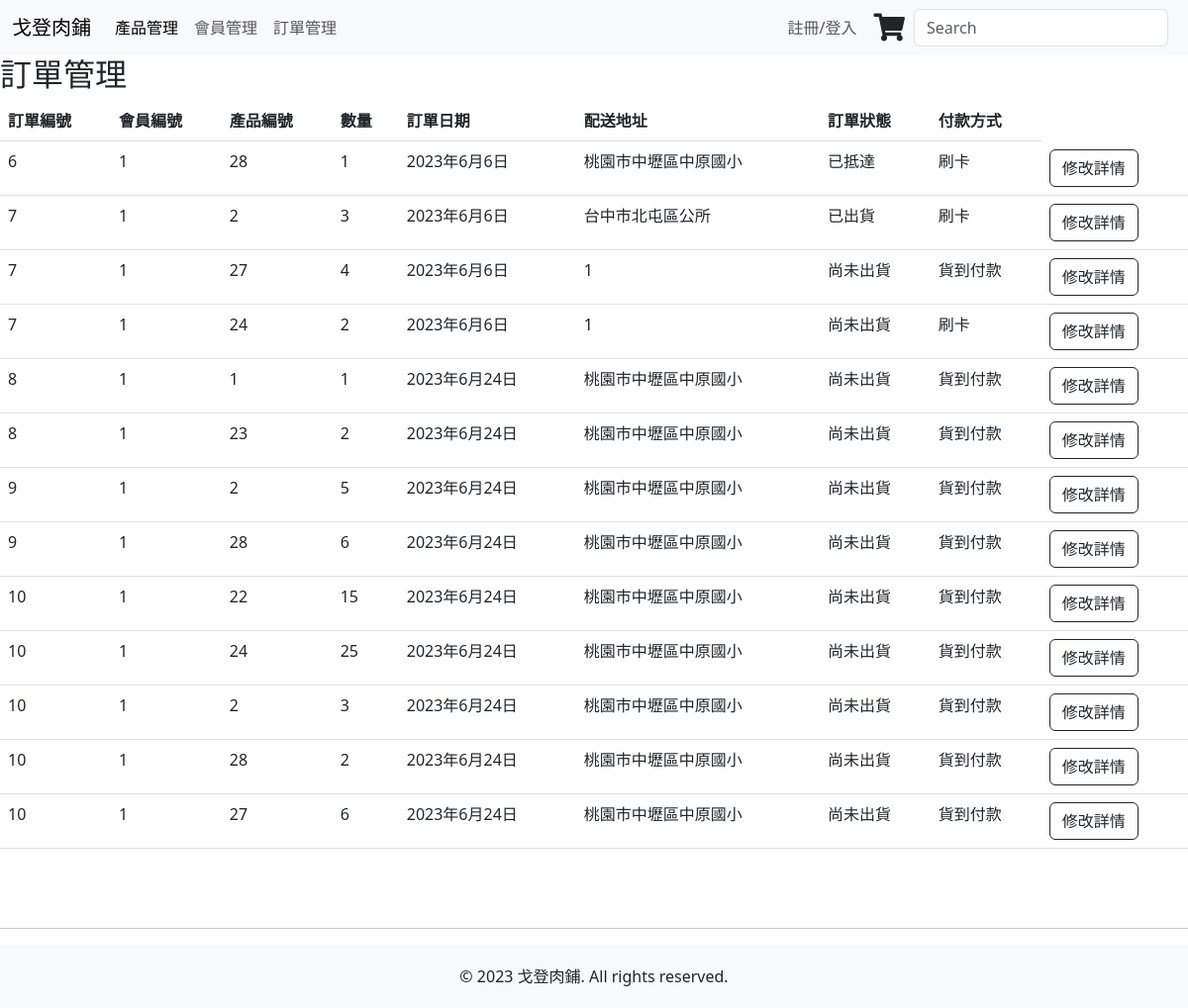
The app's page /orders_view/, older data.
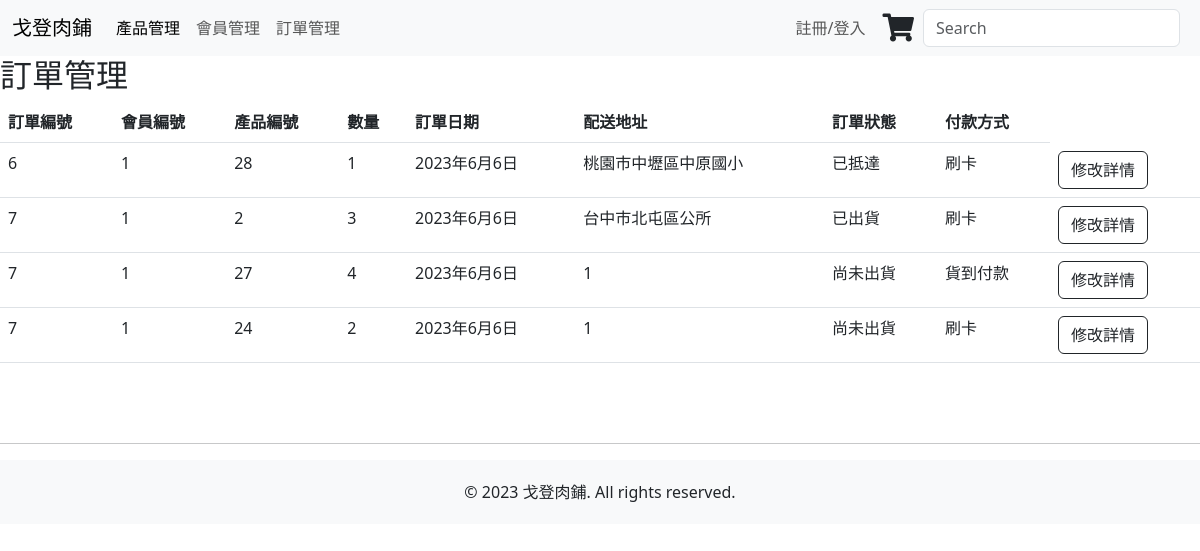
The same page, newer data.
### mywebsite/models.py (models this page shows)
class order_detail(models.Model):
    PAYMENT_METHOD_CHOICES = [
        ('COD', '貨到付款'),
        ('CC', '刷卡'),
        ('CVS', '超商'),
    ]
    ORDER_STATUS_CHOICES = [
        ('NOT_SHIPPED', '尚未出貨'),
        ('SHIPPED', '已出貨'),
        ('ARRIVED', '已抵達'),
    ]
    ODID = models.AutoField('訂單明細編號', primary_key=True)
    OID = models.CharField('訂單編號', max_length=1000)
    MID = models.CharField('會員編號', max_length=1000)
    PID = models.CharField('產品編號', max_length=1000)
    PNUM = models.IntegerField('數量')
    ODate = models.DateField('訂單日期', auto_now_add=True)
    OAddr = models.CharField('配送地址', max_length=100)
    OStatus = models.CharField('訂單狀態',max_length=12, choices=ORDER_STATUS_CHOICES, default='NOT_SHIPPED')
    OPayment = models.CharField('付款方式',max_length=3, choices=PAYMENT_METHOD_CHOICES, default='COD')

### mywebsite/views.py (the view)
# urls.py: path('orders_view/', views.orders_view),
def orders_view(request):
    ord = order_detail.objects.all()
    return render(request, 'orders_page.html', locals())

### templates/orders_page.html (shortened to what the changed rows need)
<!DOCTYPE html>
<html>
<head>
    <head>
        <link href="https://cdn.jsdelivr.net/npm/bootstrap@5.3.0-alpha3/dist/css/bootstrap.min.css" rel="stylesheet">
        {% load static %}
        <link href="{% static 'css/styles.css'%}" rel="stylesheet" />
        <link rel="stylesheet" href="https://use.fontawesome.com/releases/v5.6.3/css/all.css"
>
    </head>
</head>
<body>
    <main>
        <div id = "order">
            <h2>訂單管理</h2>
            <table class="table">
                <thead>
                  <tr>
                    <th>訂單編號</th>
                    <th>會員編號</th>
                    <th>產品編號</th>
                    <th>數量</th>
                    <th>訂單日期</th>
                    <th>配送地址</th>
                    <th>訂單狀態</th>
                    <th>付款方式</th>
                  </tr>
                </thead>
                <tbody>
                  {% for o in ord %}
                  <tr>
                    <form action="/or_e_view/" method = "POST">{% csrf_token %}
                      <td>{{ o.OID }}</td>
                      <td>{{ o.MID }}</td>
                      <td>{{ o.PID }}</td>
                      <td>{{ o.PNUM }}</td>
                      <td>{{ o.ODate }}</td>
                      <td>{{ o.OAddr }}</td>
                      <td>
                        {% if o.OStatus == 'NOT_SHIPPED' %}尚未出貨{% endif %}
                        {% if o.OStatus == 'SHIPPED' %}已出貨{% endif %}
                        {% if o.OStatus == 'ARRIVED' %}已抵達{% endif %}
                      </td>
                      <td>
                        {% if o.OPayment == 'COD' %}貨到付款{% endif %}
                        {% if o.OPayment == 'CC' %}刷卡{% endif %}
                      </td>
                      <td>
                        <input type="submit" value="修改詳情" class="btn btn-outline-dark">
                      </td>
                    </form>
                  </tr>
                  {% endfor %}
              </table>
            </div>
        <br>
            <BR>
    </main>
</body>
</html>

Row changes from the older to the newer data that the page shows:
removed order_detail: OID "8", MID "1", PID "1", PNUM "1", ODate "2023年6月24日", OAddr "桃園市中壢區中原國小", OStatus "尚未出貨", OPayment "貨到付款"
removed order_detail: OID "8", MID "1", PID "23", PNUM "2", ODate "2023年6月24日", OAddr "桃園市中壢區中原國小", OStatus "尚未出貨", OPayment "貨到付款"
removed order_detail: OID "9", MID "1", PID "2", PNUM "5", ODate "2023年6月24日", OAddr "桃園市中壢區中原國小", OStatus "尚未出貨", OPayment "貨到付款"
removed order_detail: OID "9", MID "1", PID "28", PNUM "6", ODate "2023年6月24日", OAddr "桃園市中壢區中原國小", OStatus "尚未出貨", OPayment "貨到付款"
removed order_detail: OID "10", MID "1", PID "22", PNUM "15", ODate "2023年6月24日", OAddr "桃園市中壢區中原國小", OStatus "尚未出貨", OPayment "貨到付款"
removed order_detail: OID "10", MID "1", PID "24", PNUM "25", ODate "2023年6月24日", OAddr "桃園市中壢區中原國小", OStatus "尚未出貨", OPayment "貨到付款"
removed order_detail: OID "10", MID "1", PID "2", PNUM "3", ODate "2023年6月24日", OAddr "桃園市中壢區中原國小", OStatus "尚未出貨", OPayment "貨到付款"
removed order_detail: OID "10", MID "1", PID "28", PNUM "2", ODate "2023年6月24日", OAddr "桃園市中壢區中原國小", OStatus "尚未出貨", OPayment "貨到付款"
removed order_detail: OID "10", MID "1", PID "27", PNUM "6", ODate "2023年6月24日", OAddr "桃園市中壢區中原國小", OStatus "尚未出貨", OPayment "貨到付款"
